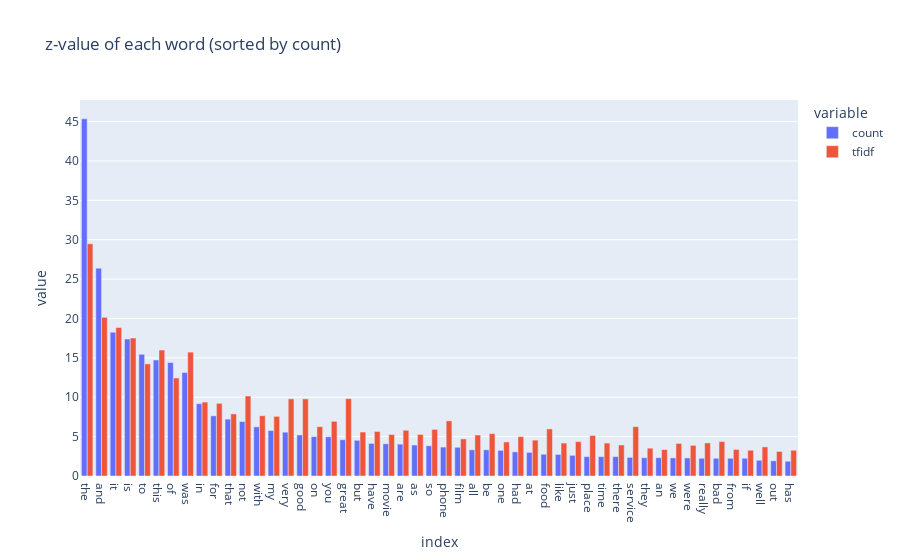

Notebook source saved alongside this figure:
### Markdown cell above
### Data Visualization
- Compare mean value of BoW & TF-IDF method of each word
- Compare the mean sentiment of words

### Code cell
count_mean = X_count.mean(axis=0)
z_count = (count_mean - count_mean.mean()) / count_mean.std()
tfidf_mean = X_tfidf.mean(axis=0)
z_tfidf = (tfidf_mean - tfidf_mean.mean()) / tfidf_mean.std()

cmp_df = pd.concat({'count': z_count, 'tfidf': z_tfidf}, axis=1)
px.bar(cmp_df.sort_values(by='count', ascending=False)[:50], title='z-value of each word (sorted by count)', barmode='group')

### Figure 1 — Plotly figure (JSON) as saved in the notebook; plotly's stock layout.template omitted (floating-point values rounded to 4 significant figures)
{"data": [{"alignmentgroup": "True", "hovertemplate": "variable=count<br>index=%{x}<br>value=%{y}<extra></extra>", "legendgroup": "count", "marker": {"color": "#636efa", "pattern": {"shape": ""}}, "name": "count", "offsetgroup": "count", "orientation": "v", "showlegend": true, "textposition": "auto", "type": "bar", "x": ["the", "and", "it", "is", "to", "this", "of", "was", "in", "for", "that", "not", "with", "my", "very", "good", "on", "you", "great", "but", "have", "movie", "are", "as", "so", "phone", "film", "all", "be", "one", "had", "at", "food", "like", "just", "place", "time", "there", "service", "they", "an", "we", "were", "really", "bad", "from", "if", "well", "out", "has"], "xaxis": "x", "y": [45.35, 26.39, 18.25, 17.39, 15.45, 14.73, 14.4, 13.14, 9.177, 7.638, 7.218, 6.915, 6.238, 5.772, 5.562, 5.212, 5.002, 4.979, 4.606, 4.536, 4.139, 4.093, 4.046, 3.929, 3.836, 3.673, 3.649, 3.323, 3.323, 3.253, 3.066, 2.996, 2.763, 2.74, 2.623, 2.46, 2.46, 2.46, 2.367, 2.32, 2.32, 2.297, 2.297, 2.25, 2.25, 2.25, 2.25, 1.994, 1.924, 1.877], "yaxis": "y"}, {"alignmentgroup": "True", "hovertemplate": "variable=tfidf<br>index=%{x}<br>value=%{y}<extra></extra>", "legendgroup": "tfidf", "marker": {"color": "#EF553B", "pattern": {"shape": ""}}, "name": "tfidf", "offsetgroup": "tfidf", "orientation": "v", "showlegend": true, "textposition": "auto", "type": "bar", "x": ["the", "and", "it", "is", "to", "this", "of", "was", "in", "for", "that", "not", "with", "my", "very", "good", "on", "you", "great", "but", "have", "movie", "are", "as", "so", "phone", "film", "all", "be", "one", "had", "at", "food", "like", "just", "place", "time", "there", "service", "they", "an", "we", "were", "really", "bad", "from", "if", "well", "out", "has"], "xaxis": "x", "y": [29.48, 20.15, 18.85, 17.51, 14.24, 15.99, 12.45, 15.73, 9.386, 9.224, 7.883, 10.16, 7.651, 7.572, 9.797, 9.789, 6.263, 6.943, 9.819, 5.584, 5.654, 5.263, 5.809, 5.274, 5.913, 6.998, 4.71, 5.207, 5.373, 4.321, 4.997, 4.554, 5.978, 4.184, 4.362, 5.144, 4.179, 3.937, 6.262, 3.535, 3.36, 4.136, 3.89, 4.2, 4.377, 3.376, 3.272, 3.694, 3.118, 3.267], "yaxis": "y"}], "layout": {"barmode": "group", "legend": {"title": {"text": "variable"}, "tracegroupgap": 0}, "title": {"text": "z-value of each word (sorted by count)"}, "xaxis": {"anchor": "y", "domain": [0, 1], "title": {"text": "index"}}, "yaxis": {"anchor": "x", "domain": [0, 1], "title": {"text": "value"}}}}
